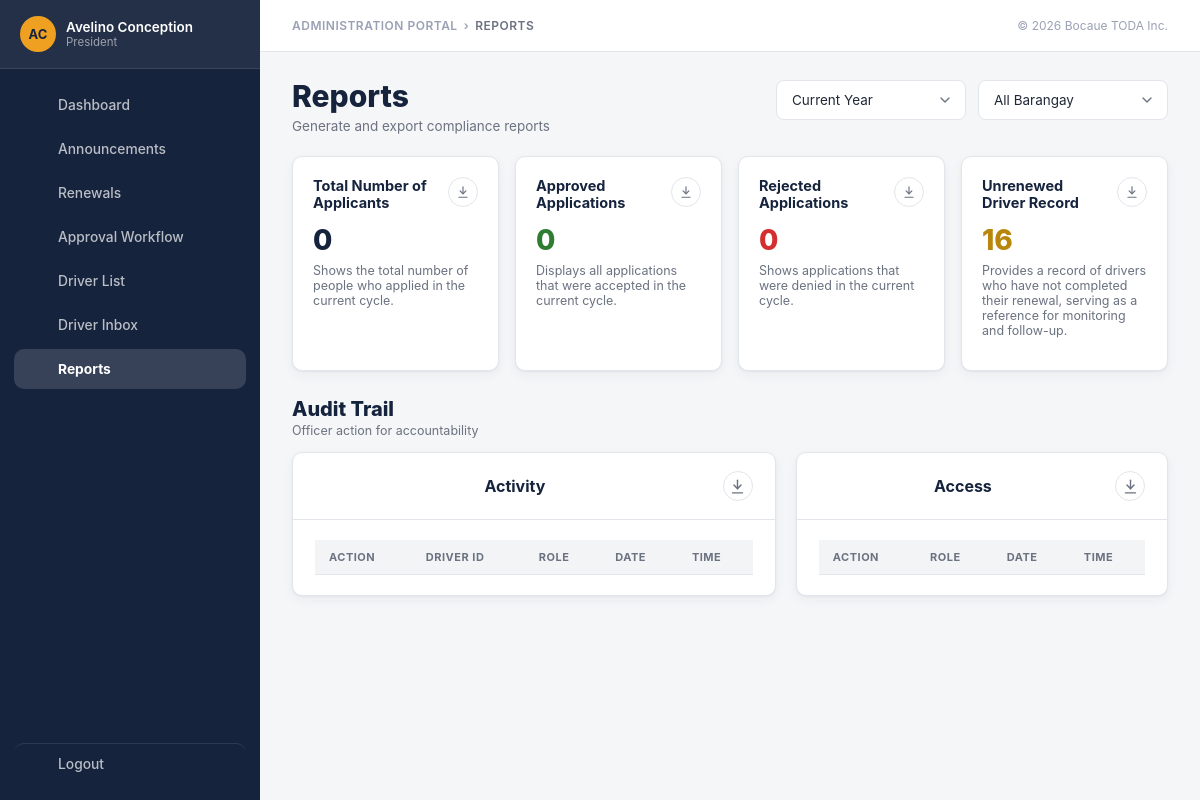
The app's page /Admin_BOFETODA/reports.php (signed in) with its own data.
### tables this page shows
CREATE TABLE IF NOT EXISTS officers (
    id              INT UNSIGNED AUTO_INCREMENT PRIMARY KEY,
    officer_id      VARCHAR(20)  NOT NULL UNIQUE,
    name            VARCHAR(100) NOT NULL,
    initials        VARCHAR(5)   NOT NULL,
    password        VARCHAR(255) NOT NULL,
    role            ENUM('president','secretary') NOT NULL,
    is_active       TINYINT(1)   NOT NULL DEFAULT 1,
    created_at      TIMESTAMP    NOT NULL DEFAULT CURRENT_TIMESTAMP,
    updated_at      TIMESTAMP    NOT NULL DEFAULT CURRENT_TIMESTAMP
                                   ON UPDATE CURRENT_TIMESTAMP
);

### Admin_BOFETODA/config.php (the view, shortened to what this page needs)
<?php
function current_officer() {
    $id = $_SESSION['officer_id'];
    $pdo = get_pdo();
    $stmt = $pdo->prepare('SELECT officer_id, name, initials, role, password FROM officers WHERE officer_id = :id AND is_active = 1');
    $stmt->execute(['id' => $id]);
    $row = $stmt->fetch();
    return [
        'id'       => $row['officer_id'],
        'name'     => $row['name'],
        'role'     => $row['role'],
        'initials' => $row['initials'],
        'password' => $row['password'],
    ];
}
function is_role($role) {
    $officer = current_officer();
    return $officer && $officer['role'] === $role;
}
function require_role($role) {
    if (!is_role($role)) {
        header('Location: ' . BASE_URL . '/dashboard.php');
        exit;
    }
}
function e($value) { return htmlspecialchars((string) $value, ENT_QUOTES, 'UTF-8'); }
?>
<?php
function nav_icon($name) {
    $icons = [
        'dashboard'   => '<rect x="3" y="3" width="7" height="9" rx="1.5"/><rect x="14" y="3" width="7" height="5" rx="1.5"/><rect x="14" y="12" width="7" height="9" rx="1.5"/><rect x="3" y="16" width="7" height="5" rx="1.5"/>',
        'megaphone'   => '<path d="M3 11l18-5v12L3 13v-2z"/><path d="M11.6 16.8a3 3 0 1 1-5.8-1.6"/>',
        'mail'        => '<rect x="3" y="5" width="18" height="14" rx="2"/><path d="M3 7l9 6 9-6"/>',
        'validate'    => '<path d="M21 12a9 9 0 1 1-3.5-7.1"/><path d="M21 3v6h-6"/><path d="M9 12l2 2 4-4"/>',
        'user'        => '<circle cx="12" cy="8" r="4"/><path d="M4 20c0-4 4-6 8-6s8 2 8 6"/>',
        'check'       => '<path d="M20 6L9 17l-5-5"/>',
        'chart'       => '<path d="M4 20V10"/><path d="M12 20V4"/><path d="M20 20v-7"/>',
        'message'     => '<path d="M21 15a2 2 0 0 1-2 2H7l-4 4V5a2 2 0 0 1 2-2h14a2 2 0 0 1 2 2z"/>',
        'logout'      => '<path d="M9 21H5a2 2 0 0 1-2-2V5a2 2 0 0 1 2-2h4"/><path d="M16 17l5-5-5-5"/><path d="M21 12H9"/>',
    ];
    $path = $icons[$name] ?? '';
    return '<svg viewBox="0 0 24 24" fill="none" stroke="currentColor" stroke-width="2" stroke-linecap="round" stroke-linejoin="round">' . $path . '</svg>';
}
function render_sidebar($active) {
    $officer = current_officer();
    $role = $officer['role'] ?? 'secretary';
    ?>
<aside class="sidebar">
 <div class="sidebar__inner">
  <button type="button" class="sidebar__officer" data-open-modal="profile-modal">
    <div class="sidebar__avatar"><?= e($officer['initials'] ?? '??') ?></div>
    <div>
      <div class="sidebar__officer-name"><?= e($officer['name'] ?? 'Officer') ?></div>
      <div class="sidebar__officer-role"><?= e($role) ?></div>
    </div>
  </button>
  <nav class="sidebar__nav">
    <a class="nav-link <?= $active === 'dashboard' ? 'is-active' : '' ?>" href="<?= BASE_URL ?>/dashboard.php"><span class="nav-link__icon"><?= nav_icon('dashboard') ?></span> Dashboard</a>
    <a class="nav-link <?= $active === 'general_announcements' ? 'is-active' : '' ?>" href="<?= BASE_URL ?>/manage_announcements.php"><span class="nav-link__icon"><?= nav_icon('megaphone') ?></span> Announcements</a>
    <a class="nav-link <?= $active === 'announcements' ? 'is-active' : '' ?>" href="<?= BASE_URL ?>/announcements.php"><span class="nav-link__icon"><?= nav_icon('mail') ?></span> Renewals</a>
    <?php if ($role === 'president'): ?>
      <a class="nav-link <?= $active === 'approval' ? 'is-active' : '' ?>" href="<?= BASE_URL ?>/approval_workflow.php"><span class="nav-link__icon"><?= nav_icon('check') ?></span> Approval Workflow</a>
    <?php endif; ?>
    <a class="nav-link <?= $active === 'driverlist' ? 'is-active' : '' ?>" href="<?= BASE_URL ?>/driver_list.php"><span class="nav-link__icon"><?= nav_icon('user') ?></span> Driver List</a>
    <a class="nav-link <?= $active === 'driver_inbox' ? 'is-active' : '' ?>" href="<?= BASE_URL ?>/driver_inbox.php">
      <span class="nav-link__icon"><?= nav_icon('message') ?></span> Driver Inbox
    </a>
    <?php if ($role === 'president'): ?>
      <a class="nav-link <?= $active === 'reports' ? 'is-active' : '' ?>" href="<?= BASE_URL ?>/reports.php"><span class="nav-link__icon"><?= nav_icon('chart') ?></span> Reports</a>
    <?php endif; ?>
    <a class="nav-link nav-link--logout" href="#" data-open-modal="logout-modal"><span class="nav-link__icon"><?= nav_icon('logout') ?></span> Logout</a>
  </nav>
 </div>
</aside>
<?php
}
function render_topbar($crumb, $title, $sub) {
?>
  <div class="topbar">
    <div>
      <div class="topbar__crumb">
        <span class="topbar__crumb-link"><?= e($crumb) ?></span>
        <span class="topbar__crumb-sep">&rsaquo;</span>
        <span class="topbar__crumb-page"><?= e($title) ?></span>
      </div>
    </div>
    <div class="topbar__meta">&copy; <?= APP_YEAR ?> <?= e(APP_NAME) ?></div>
  </div>
<?php
}
?>

### Admin_BOFETODA/config.php (style rules this page uses)
:root { --navy:#16233d; --navy-light:#20325a; --navy-hover:#0f1a30; --gold:#f0a020; --gold-dark:#c9840f; --bg:#f5f6f8; --white:#ffffff; --border:#e2e5ea; --text:#1f2937; --text-muted:#6b7280; --green:#2e7d32; --green-bg:#e8f5e9; --orange:#b8860b; --orange-bg:#fff4e5; --red:#d32f2f; --red-bg:#fdecea; --gray-bg:#f3f4f6; --radius:10px; --sidebar-w:260px; --shadow-card:0 1px 2px rgba(22,35,61,.05), 0 4px 12px rgba(22,35,61,.05); }
* { box-sizing:border-box;margin:0;padding:0; }
html { min-height:100%; }
body { font-family:-apple-system,BlinkMacSystemFont,"Segoe UI",Roboto,Helvetica,Arial,sans-serif; background:var(--bg); color:var(--text); display:flex; min-height:100vh; }
a { color:inherit; }
button { font-family:inherit;cursor:pointer; }
.sidebar { width:var(--sidebar-w); flex-shrink:0; background:var(--navy); color:#fff; align-self:stretch; }
.sidebar__inner { display:flex; flex-direction:column; position:sticky; top:0; height:100vh; height:100dvh; }
.sidebar__officer { display:flex; align-items:center; gap:10px; width:100%; padding:16px 20px; border:none; border-bottom:1px solid rgba(255,255,255,.1); background:transparent; text-align:left; color:inherit; font-family:inherit; cursor:pointer; transition:background .15s ease; }
.sidebar__avatar { width:36px; height:36px; border-radius:50%; background:var(--gold); color:var(--navy); display:flex; align-items:center; justify-content:center; font-weight:700; font-size:13px; flex-shrink:0; }
.sidebar__officer-name { font-size:13.5px; font-weight:600; }
.sidebar__officer-role { font-size:11.5px; color:rgba(255,255,255,.55); text-transform:capitalize; }
.sidebar__nav { flex:1; padding:16px 14px; display:flex; flex-direction:column; gap:4px; overflow-y:auto; }
.nav-link { display:flex; align-items:center; gap:12px; padding:11px 14px; border-radius:10px; color:rgba(255,255,255,.7); text-decoration:none; font-size:13.8px; font-weight:500; transition:background .15s ease, color .15s ease; position:relative; }
.nav-link.is-active { background:rgba(255,255,255,.14); color:#fff; font-weight:700; }
.nav-link__icon { width:18px; height:18px; flex-shrink:0; display:inline-flex; align-items:center; justify-content:center; }
.nav-link__icon svg { width:100%; height:100%; }
.nav-link--logout { margin-top:auto; border-top:1px solid rgba(255,255,255,.1); padding-top:11px; }
.topbar { display:flex; align-items:center; justify-content:space-between; padding:18px 32px; background:#fff; border-bottom:1px solid var(--border); flex-wrap:wrap; gap:12px; }
.topbar__crumb { font-size:12px; color:#9aa1b4; text-transform:uppercase; letter-spacing:.5px; font-weight:600; display:flex; align-items:center; gap:6px; }
.topbar__crumb-link { color:#9aa1b4; text-decoration:none; }
.topbar__crumb-sep { color:#9aa1b4; }
.topbar__crumb-page { color:var(--text-muted); }
.topbar__meta { text-align:right; font-size:12px; color:#9aa1b4; }

### records on screen
officers: initials "AC", name "Avelino Conception", role "President"

### other values on screen
$crumb "ADMINISTRATION PORTAL"
$title "REPORTS"
APP_YEAR "2026"
APP_NAME "Bocaue TODA Inc."
$totalApplicants "0"
$approvedCount "0"
$rejectedCount "0"
$unrenewedCount "16"
